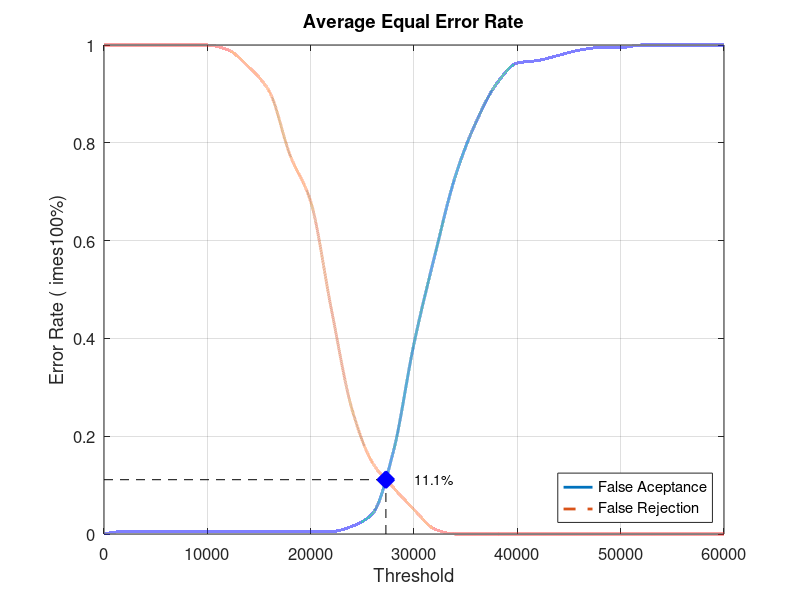
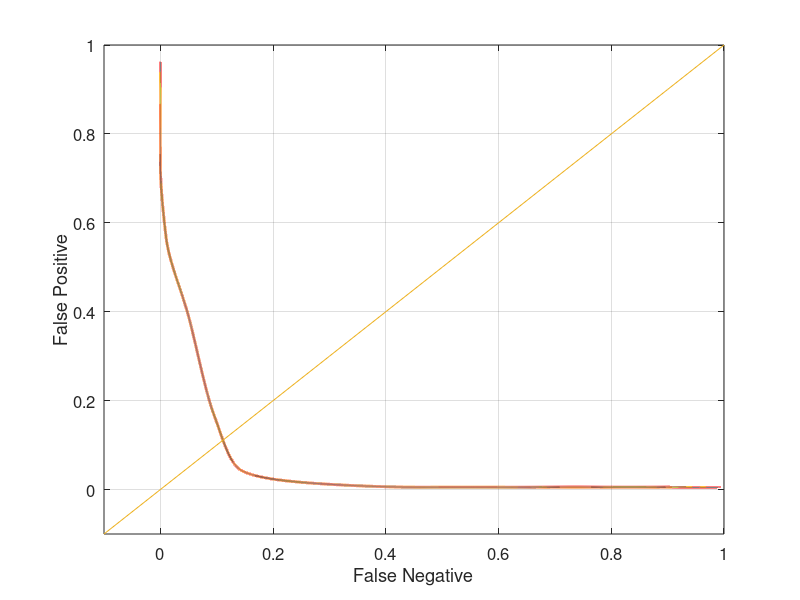

These charts were generated, in order, by the following MATLAB code:
close all;
clear;
clc;
x = 0:2000:60000;
xq = 0:0.5:60000;

y0 = [0 0.00526316 0.00526316 0.00526316 0.00526316 0.00526316 0.00526316 0.00526316 0.00526316 0.00526316 0.00526316 0.00526316 0.0157895 0.0421053 0.168421 0.389474 0.568421 0.731579 0.842105 0.921053 0.963158 0.968421 0.978947 0.989474 0.994737 0.994737 1 1 1 1 1]
yy0 = interp1(x, y0, xq, 'pchip');
y1 = [1 1 1 1 1 1 0.99 0.955 0.905 0.775 0.68 0.46 0.255 0.145 0.095 0.05 0.01 0 0 0 0 0 0 0 0 0 0 0 0 0 0]
yy1 = interp1(x, y1, xq, 'pchip');

% Calculating EER: 
y2 = abs(y0 - y1);
find(y2 == min(y2))
yy2 = abs(yy0 - yy1);
xEER = find(yy2 == min(yy2));
xEERIndex = xq(xEER) % X-axis EER
yEER = yy0(xEER) % Y-axis EER

main = figure
plot(xq, yy0,'-','LineWidth', 2);	hold on
plot(xq, yy1,'--','LineWidth', 2);	hold on
plot([xEERIndex xEERIndex], [0 yEER], 'k--');	hold on
plot([0 xEERIndex], [yEER yEER], 'k--');	hold on
plot(xEERIndex, yEER, 'bx', 'LineWidth', 10);	hold on
text(xEERIndex + 10 * xEERIndex / 100, yEER, [num2str(round((10000 * yEER)) / 100) '%'])
legend('False Aceptance', 'False Rejection', 'Location', 'SouthEast')
xlabel('Threshold')
ylabel('Error Rate (	imes100%)')
title('Average Equal Error Rate')
set(gca, 'FontSize', 12)
axis([0 60000 0 1])
grid on

print(main, 'Database2_2Main', '-dpng');
FNRxFPR = figure('Color', [1 1 1]);
plot(yy1, yy0, '-', yy1, yy0, 'LineWidth', 2);
hold on
y = -0.1:0.1:1
plot(y, y); 
set(gca, 'FontSize', 12)
xlabel('False Negative')
ylabel('False Positive')
axis([-0.1 1 -0.1 1])
set(gca, 'FontSize', 12)
grid on

print(FNRxFPR, 'Database2_2FNRxFPR','-dpng');
